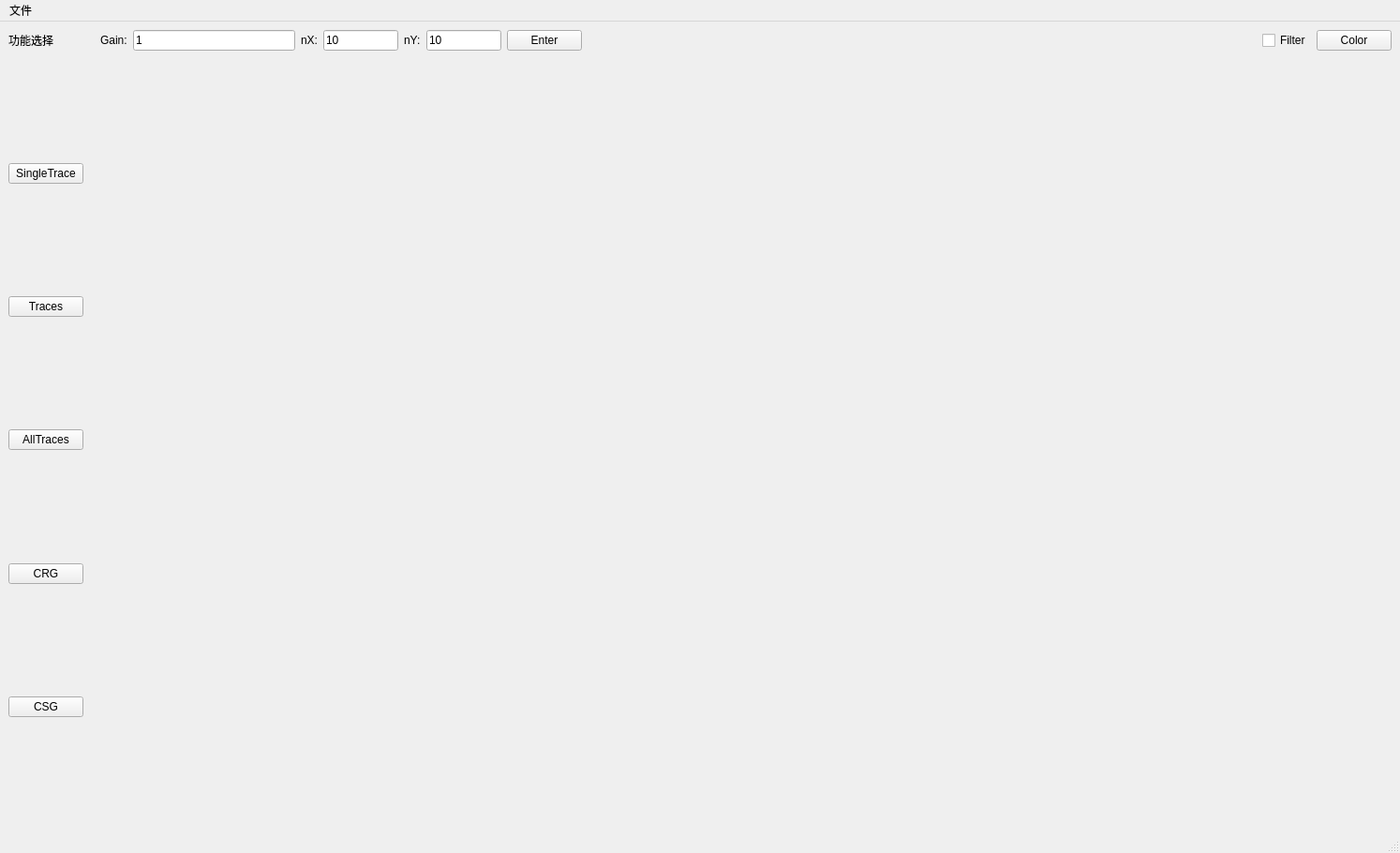
<?xml version="1.0" encoding="UTF-8"?>
<ui version="4.0">
 <class>MainWindow</class>
 <widget class="QMainWindow" name="MainWindow">
  <property name="geometry">
   <rect>
    <x>0</x>
    <y>0</y>
    <width>1494</width>
    <height>910</height>
   </rect>
  </property>
  <property name="windowTitle">
   <string>SeismicPlotMain</string>
  </property>
  <widget class="QWidget" name="centralwidget">
   <layout class="QGridLayout" name="gridLayout_9">
    <item row="0" column="5">
     <layout class="QHBoxLayout" name="horizontalLayout_5">
      <item>
       <spacer name="horizontalSpacer">
        <property name="orientation">
         <enum>Qt::Horizontal</enum>
        </property>
        <property name="sizeHint" stdset="0">
         <size>
          <width>40</width>
          <height>20</height>
         </size>
        </property>
       </spacer>
      </item>
      <item>
       <widget class="QCheckBox" name="checkBox_filter">
        <property name="text">
         <string>Filter</string>
        </property>
       </widget>
      </item>
      <item>
       <widget class="QPushButton" name="pushButton_color">
        <property name="text">
         <string>Color</string>
        </property>
       </widget>
      </item>
     </layout>
    </item>
    <item row="0" column="4">
     <layout class="QHBoxLayout" name="horizontalLayout_4">
      <item>
       <widget class="QLabel" name="label_Gain">
        <property name="text">
         <string>Gain:</string>
        </property>
       </widget>
      </item>
      <item>
       <widget class="QLineEdit" name="lineEdit">
        <property name="text">
         <string>1</string>
        </property>
        <property name="maxLength">
         <number>5</number>
        </property>
       </widget>
      </item>
      <item>
       <widget class="QLabel" name="label">
        <property name="text">
         <string>nX:</string>
        </property>
       </widget>
      </item>
      <item>
       <widget class="QLineEdit" name="lineEdit_nX">
        <property name="maximumSize">
         <size>
          <width>80</width>
          <height>16777215</height>
         </size>
        </property>
        <property name="text">
         <string>10</string>
        </property>
       </widget>
      </item>
      <item>
       <widget class="QLabel" name="label_2">
        <property name="text">
         <string>nY:</string>
        </property>
       </widget>
      </item>
      <item>
       <widget class="QLineEdit" name="lineEdit_nY">
        <property name="minimumSize">
         <size>
          <width>0</width>
          <height>0</height>
         </size>
        </property>
        <property name="maximumSize">
         <size>
          <width>80</width>
          <height>16777215</height>
         </size>
        </property>
        <property name="text">
         <string>10</string>
        </property>
       </widget>
      </item>
      <item>
       <widget class="QPushButton" name="okButton">
        <property name="text">
         <string>Enter</string>
        </property>
       </widget>
      </item>
      <item>
       <spacer name="horizontalSpacer_2">
        <property name="orientation">
         <enum>Qt::Horizontal</enum>
        </property>
        <property name="sizeHint" stdset="0">
         <size>
          <width>40</width>
          <height>20</height>
         </size>
        </property>
       </spacer>
      </item>
     </layout>
    </item>
    <item row="0" column="2">
     <layout class="QHBoxLayout" name="horizontalLayout_3">
      <property name="spacing">
       <number>70</number>
      </property>
     </layout>
    </item>
    <item row="1" column="0">
     <layout class="QVBoxLayout" name="verticalLayout_1">
      <item>
       <spacer name="verticalSpacer_6">
        <property name="orientation">
         <enum>Qt::Vertical</enum>
        </property>
        <property name="sizeHint" stdset="0">
         <size>
          <width>20</width>
          <height>40</height>
         </size>
        </property>
       </spacer>
      </item>
      <item>
       <widget class="QPushButton" name="pushButton_SingleTrace">
        <property name="text">
         <string>SingleTrace</string>
        </property>
       </widget>
      </item>
      <item>
       <spacer name="verticalSpacer_5">
        <property name="orientation">
         <enum>Qt::Vertical</enum>
        </property>
        <property name="sizeHint" stdset="0">
         <size>
          <width>20</width>
          <height>40</height>
         </size>
        </property>
       </spacer>
      </item>
      <item>
       <widget class="QPushButton" name="pushButton_Traces">
        <property name="text">
         <string>Traces</string>
        </property>
       </widget>
      </item>
      <item>
       <spacer name="verticalSpacer_2">
        <property name="orientation">
         <enum>Qt::Vertical</enum>
        </property>
        <property name="sizeHint" stdset="0">
         <size>
          <width>20</width>
          <height>40</height>
         </size>
        </property>
       </spacer>
      </item>
      <item>
       <widget class="QPushButton" name="pushButton_AllTraces">
        <property name="text">
         <string>AllTraces</string>
        </property>
       </widget>
      </item>
      <item>
       <spacer name="verticalSpacer_3">
        <property name="orientation">
         <enum>Qt::Vertical</enum>
        </property>
        <property name="sizeHint" stdset="0">
         <size>
          <width>20</width>
          <height>40</height>
         </size>
        </property>
       </spacer>
      </item>
      <item>
       <widget class="QPushButton" name="pushButton_CRG">
        <property name="text">
         <string>CRG</string>
        </property>
       </widget>
      </item>
      <item>
       <spacer name="verticalSpacer_4">
        <property name="orientation">
         <enum>Qt::Vertical</enum>
        </property>
        <property name="sizeHint" stdset="0">
         <size>
          <width>20</width>
          <height>40</height>
         </size>
        </property>
       </spacer>
      </item>
      <item>
       <widget class="QPushButton" name="pushButton_CSG">
        <property name="text">
         <string>CSG</string>
        </property>
       </widget>
      </item>
      <item>
       <spacer name="verticalSpacer">
        <property name="orientation">
         <enum>Qt::Vertical</enum>
        </property>
        <property name="sizeHint" stdset="0">
         <size>
          <width>20</width>
          <height>40</height>
         </size>
        </property>
       </spacer>
      </item>
     </layout>
    </item>
    <item row="0" column="0">
     <layout class="QHBoxLayout" name="horizontalLayout_1">
      <item>
       <widget class="QLabel" name="FunSelectionLabel">
        <property name="focusPolicy">
         <enum>Qt::NoFocus</enum>
        </property>
        <property name="contextMenuPolicy">
         <enum>Qt::NoContextMenu</enum>
        </property>
        <property name="layoutDirection">
         <enum>Qt::LeftToRight</enum>
        </property>
        <property name="autoFillBackground">
         <bool>false</bool>
        </property>
        <property name="frameShape">
         <enum>QFrame::NoFrame</enum>
        </property>
        <property name="text">
         <string>功能选择</string>
        </property>
        <property name="textFormat">
         <enum>Qt::AutoText</enum>
        </property>
        <property name="wordWrap">
         <bool>false</bool>
        </property>
       </widget>
      </item>
     </layout>
    </item>
    <item row="1" column="2" colspan="4">
     <layout class="QGridLayout" name="gridLayout_1"/>
    </item>
   </layout>
  </widget>
  <widget class="QMenuBar" name="menubar">
   <property name="geometry">
    <rect>
     <x>0</x>
     <y>0</y>
     <width>1494</width>
     <height>26</height>
    </rect>
   </property>
   <widget class="QMenu" name="menu">
    <property name="title">
     <string>文件</string>
    </property>
    <widget class="QMenu" name="menuExport">
     <property name="title">
      <string>Export</string>
     </property>
     <addaction name="action_Freq_Segy"/>
     <addaction name="actionAcoustic"/>
     <addaction name="actionElastic"/>
    </widget>
    <addaction name="actionOpen"/>
    <addaction name="menuExport"/>
    <addaction name="actionInfo"/>
   </widget>
   <addaction name="menu"/>
  </widget>
  <widget class="QStatusBar" name="statusbar"/>
  <action name="actionOpen">
   <property name="text">
    <string>Open</string>
   </property>
  </action>
  <action name="actionInfo">
   <property name="text">
    <string>Info</string>
   </property>
  </action>
  <action name="action_Freq_Segy">
   <property name="text">
    <string>Freq Segy</string>
   </property>
  </action>
  <action name="actionAcoustic">
   <property name="text">
    <string>Acoustic</string>
   </property>
  </action>
  <action name="actionElastic">
   <property name="text">
    <string>Elastic</string>
   </property>
  </action>
 </widget>
 <resources/>
 <connections/>
</ui>
